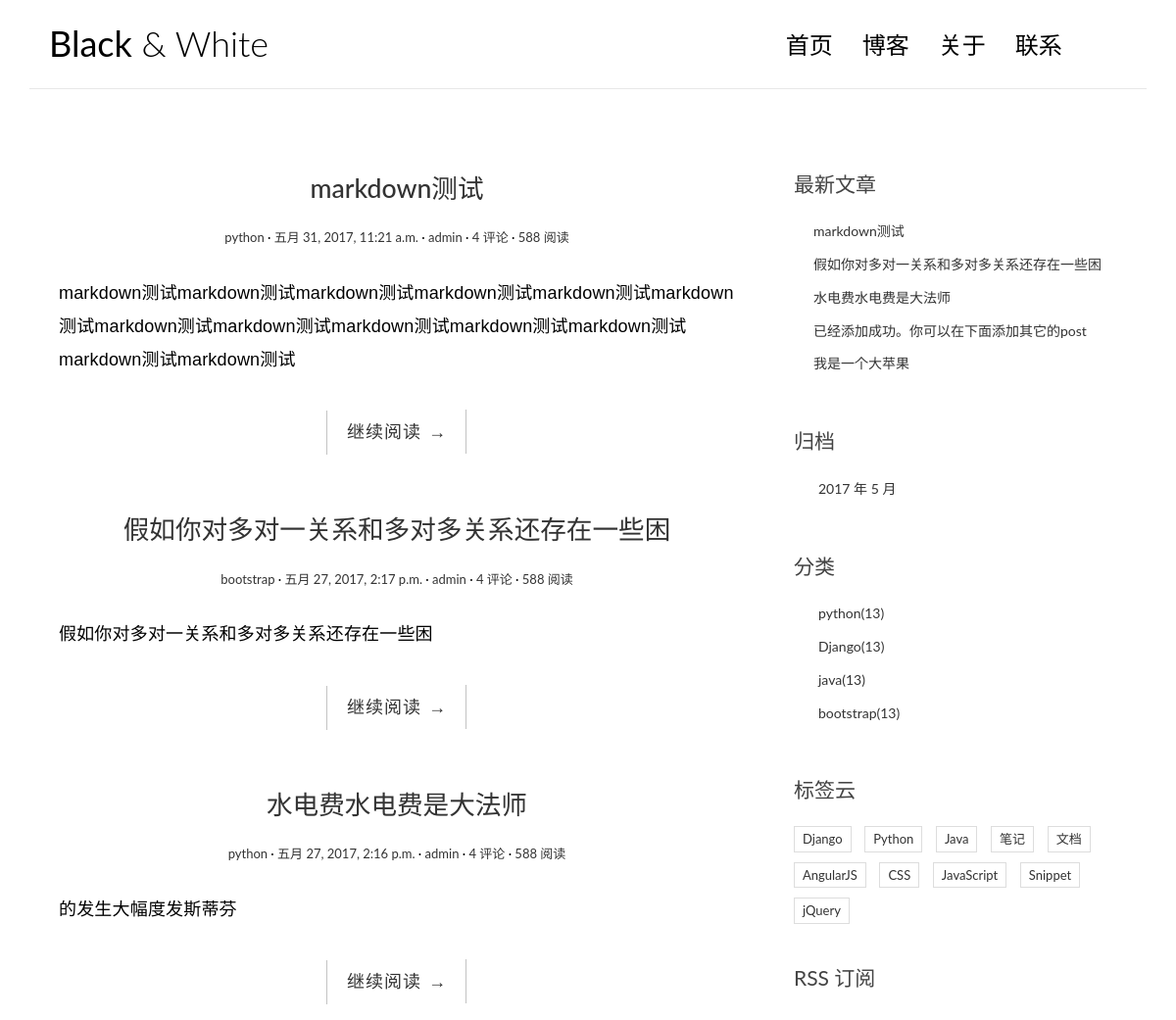
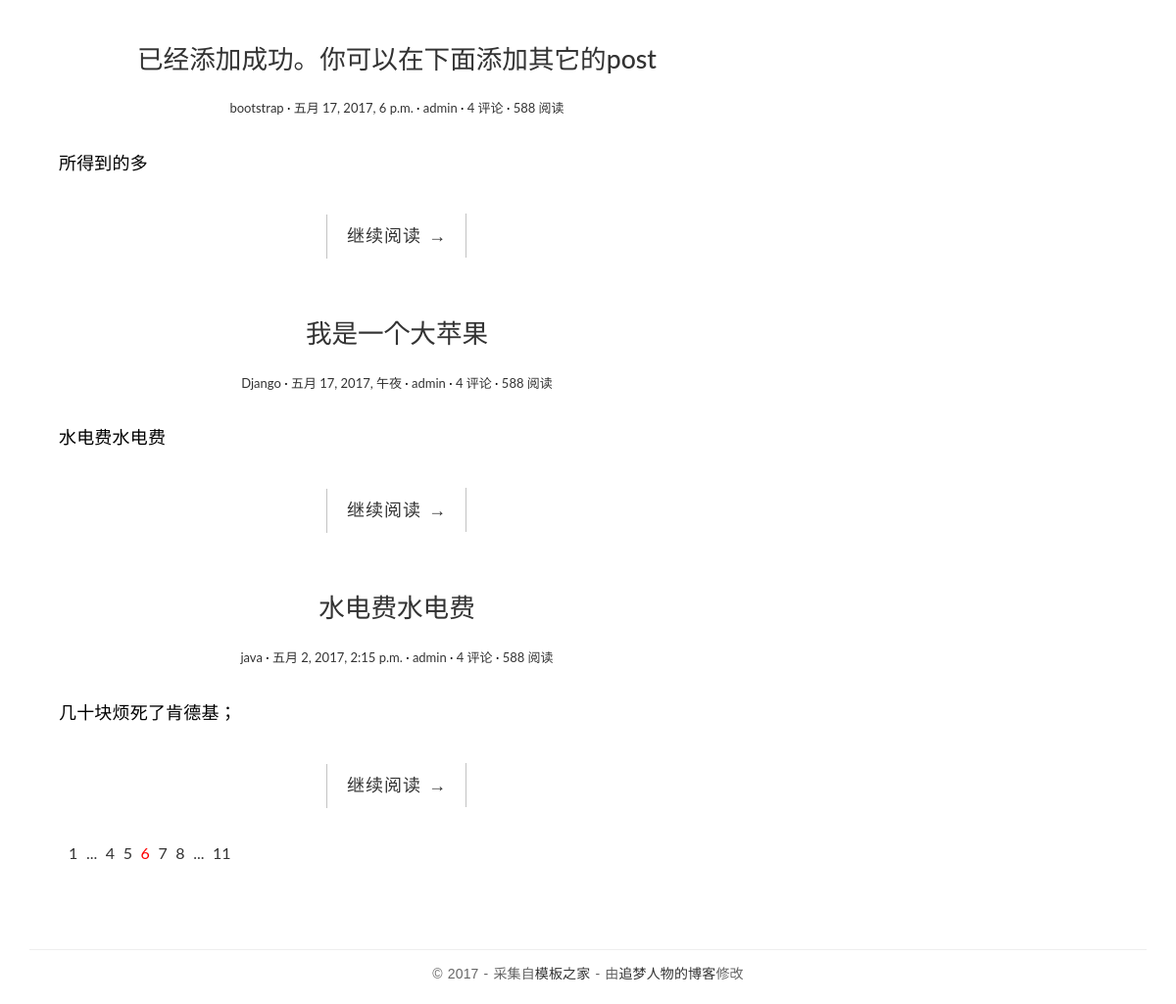
The page / on the database its author committed (2 pictures, top to bottom).
### blog/models.py (models this page shows, shortened)
class Post(models.Model):
    title = models.CharField(max_length=70)
    body = models.TextField()
    created_time = models.DateTimeField()
    modified_time = models.DateTimeField()
    excerpt = models.CharField(max_length=200,blank=True)
    category = models.ForeignKey(Category)
    tags = models.ManyToManyField(Tag,blank=True)
    author = models.ForeignKey(User)
    def get_absolute_url(self):
        return reverse('blog:detail',kwargs={'pk':self.pk})

class Category(models.Model):
    name = models.CharField(max_length=100)
    def __str__(self):
        return self.name

### blog/views.py (the view)
# urls.py: url(r'^$',views.index,name='index'),
def index(request):
    post_list =  Post.objects.all().order_by('-created_time')
    return render(request,'blog/index.html',context={
        'post_list':post_list
    })

### blog/templatetags/blog_tags.py (called while the page is built)
@register.simple_tag
def get_recent_posts(num=5):
    return Post.objects.all().order_by('-created_time')[:num]

@register.simple_tag
def archives():
    return Post.objects.dates('created_time','month',order='DESC')

@register.simple_tag
def get_categories():
    return Category.objects.all()

### templates/blog/index.html
{% extends "base.html" %}
{% block main %}
    {% for post in post_list %}
                    <article class="post post-1">
                        <header class="entry-header">
                            <h1 class="entry-title">
                                <a href="{{post.get_absolute_url}}">{{post.title}}</a>
                            </h1>
                            <div class="entry-meta">
                                <span class="post-category"><a href="#">{{post.category}}</a></span>
                                <span class="post-date"><a href="#"><time class="entry-date"
                                                                      datetime="2012-11-09T23:15:57+00:00">{{post.created_time}}</time></a></span>
                                <span class="post-author"><a href="#">{{post.author}}</a></span>
                                <span class="comments-link"><a href="#">4 评论</a></span>
                                <span class="views-count"><a href="#">588 阅读</a></span>
                            </div>
                        </header>
                        <div class="entry-content clearfix">
                            <p>{{post.excerpt}}
                            </p>
                            <div class="read-more cl-effect-14">
                                <a href="{{post.get_absolute_url}}" class="more-link">继续阅读 <span class="meta-nav">→</span></a>
                            </div>
                        </div>
                    </article>
                    {% empty %}
                    <div class="no-post">暂时还没有发布的文章！</div>
                    {% endfor %}
                    <div class="pagination">
                        <ul>
                            <li><a href="">1</a></li>
                            <li><a href="">...</a></li>
                            <li><a href="">4</a></li>
                            <li><a href="">5</a></li>
                            <li class="current"><a href="">6</a></li>
                            <li><a href="">7</a></li>
                            <li><a href="">8</a></li>
                            <li><a href="">...</a></li>
                            <li><a href="">11</a></li>
                        </ul>
                    </div>
{% endblock main %}

### templates/base.html (shortened to what this page needs)
{% load staticfiles %}
{% load blog_tags %}
<!DOCTYPE html>
<html>
<head>
    <link rel="stylesheet" href="{% static 'blog/css/bootstrap.min.css' %}">
    <link rel="stylesheet" href="http://code.ionicframework.com/ionicons/2.0.1/css/ionicons.min.css">
    <link rel="stylesheet" href="{% static 'blog/css/pace.css' %}">
    <link rel="stylesheet" href="{% static 'blog/css/custom.css' %}">
    <link rel="stylesheet" href="{% static 'blog/css/highlights/github.css' %}">
</head>
<body>
    <div class="container">
        <header id="site-header">
            <div class="row">
                <div class="col-md-4 col-sm-5 col-xs-8">
                    <div class="logo">
                        <h1><a href="{% url 'blog:index' %}"><b>Black</b> &amp; White</a></h1>
                    </div>
                </div>
                <div class="col-md-8 col-sm-7 col-xs-4">
                    <nav class="main-nav" role="navigation">
                        <div class="collapse navbar-collapse" id="bs-example-navbar-collapse-1">
                            <ul class="nav navbar-nav navbar-right">
                                <li class="cl-effect-11"><a href="{% url 'blog:index' %}" data-hover="首页">首页</a></li>
                                <li class="cl-effect-11"><a href="full-width.html" data-hover="博客">博客</a></li>
                                <li class="cl-effect-11"><a href="about.html" data-hover="关于">关于</a></li>
                                <li class="cl-effect-11"><a href="contact.html" data-hover="联系">联系</a></li>
                            </ul>
                        </div>
                    </nav>
                </div>
            </div>
        </header>
    </div>
    <div class="content-body">
        <div class="container">
            <div class="row">
                <main class="col-md-8">
                    {% block main %}
                    {% endblock main%}
                </main>
                <aside class="col-md-4">
                    <div class="widget widget-recent-posts">
                        <h3 class="widget-title">最新文章</h3>
                        {% get_recent_posts as recent_post_list %}
                        <ul>
                            {% for post in recent_post_list %}
                            <li>
                                <a href="{{post.get_absolute_url}}">{{post.title}}</a>
                            </li>
                            {% empty %}
                            暂无文章
                            {% endfor %}
                        </ul>
                    </div>
                    <div class="widget widget-archives">
                        <h3 class="widget-title">归档</h3>
                        {% archives as date_list %}
                        <ul>
                            {% for date in  date_list %}
                            <li>
                                <a href="{% url 'blog:archives' date.year date.month %}">{{date.year}} 年 {{date.month}} 月</a>
                            </li>
                            {% empty %}
                            暂无归档
                            {% endfor %}
                        </ul>
                    </div>
                    <div class="widget widget-category">
                        <h3 class="widget-title">分类</h3>
                        {% get_categories as category_list %}
                        <ul>
                            {% for category in category_list %}
                            <li>
                                <a href="{% url 'blog:category' category.pk %}">{{category.name}}<span class="post-count">(13)</span></a>
                            </li>
                            {% empty %}
                            暂无分类
                            {% endfor %}
                        </ul>
                    </div>
                    <div class="widget widget-tag-cloud">
                        <h3 class="widget-title">标签云</h3>
                        <ul>
                            <li>
                                <a href="#">Django</a>
                            </li>
                            <li>
                                <a href="#">Python</a>
                            </li>
                            <li>
                                <a href="#">Java</a>
                            </li>
                            <li>
                                <a href="#">笔记</a>
                            </li>
                            <li>
                                <a href="#">文档</a>
                            </li>
                            <li>
                                <a href="#">AngularJS</a>
                            </li>
                            <li>
                                <a href="#">CSS</a>
                            </li>
                            <li>
                                <a href="#">JavaScript</a>
                            </li>
                            <li>
                                <a href="#">Snippet</a>
                            </li>
                            <li>
                                <a href="#">jQuery</a>
                            </li>
                        </ul>
                    </div>
                    <div class="rss">
                        <a href=""> RSS 订阅</a>
                    </div>
                </aside>
            </div>
        </div>
    </div>
    <footer id="site-footer">
        <div class="container">
            <div class="row">
                <div class="col-md-12">
                    <p class="copyright">&copy 2017 - 采集自<a href="http://www.cssmoban.com/" target="_blank" title="模板之家">模板之家</a> - 由<a href="http://zmrenwu.com/"
                            title="网页模板" target="_blank">追梦人物的博客</a>修改
                    </p>
                </div>
            </div>
        </div>
    </footer>
</body>
</html>

### blog/static/blog/css/custom.css (style rules this page uses)
* { outline: none; }
h1, h2, h3, h4, h5, h6 { margin-top: 0; }
b { font-weight: 400; }
a { color: #333; }
body { color: #444; font-family: 'Lato', sans-serif; }
p { font-family: 'Ubuntu', sans-serif; font-weight: 400; word-spacing: 1px; letter-spacing: 0.01em; }
#site-header { background-color: #FFF; padding: 25px 20px; margin-bottom: 40px; border-bottom: 1px solid #e7e7e7; }
.logo h1 a { color: #000; }
.logo h1 { margin: 0; font-family: 'Lato', sans-serif; font-weight: 300; }
.main-nav { margin-top: 11px; max-width: 95%; }
.main-nav a { color: #000000 !important; padding: 0 0 5px 0 !important; margin-right: 30px; font-family: 'Lato', sans-serif; font-weight: 300; font-size: 24px; }
.cl-effect-11 a { padding: 10px 0; color: #0972b4; text-shadow: none; }
.cl-effect-11 a::before { position: absolute; top: 0; left: 0; overflow: hidden; padding: 0 0 5px 0 !important; max-width: 0; border-bottom: 1px solid #000; color: #000; content: attr(data-hover); white-space: nowrap; -webkit-transition: max-width 0.5s; -moz-transition: max-width 0.5s; transition: max-width 0.5s; }
.content-body { padding-bottom: 4em; }
.post { background: #fff; padding: 30px 30px 0; }
.entry-title { text-align: center; font-size: 1.9em; margin-bottom: 20px; line-height: 1.6; padding: 10px 20px 0; }
.entry-meta { text-align: center; color: #DDDDDD; font-size: 13px; margin-bottom: 30px; }
.entry-content { font-size: 18px; line-height: 1.9; font-weight: 300; color: #000; }
.post-category::after, .post-date::after, .post-author::after, .comments-link::after { content: ' ·'; color: #000; }
.read-more { font-family: 'Ubuntu', sans-serif; font-weight: 400; word-spacing: 1px; letter-spacing: 0.01em; text-align: center; margin-top: 20px; }
.cl-effect-14 a { padding: 0 20px; height: 45px; line-height: 45px; position: relative; display: inline-block; margin: 15px 25px; letter-spacing: 1px; font-weight: 400; text-shadow: 0 0 1px rgba(255, 255, 255, 0.3); }
.cl-effect-14 a::before, .cl-effect-14 a::after { position: absolute; width: 45px; height: 1px; background: #C3C3C3; content: ''; -webkit-transition: all 0.3s; -moz-transition: all 0.3s; transition: all 0.3s; pointer-events: none; }
.cl-effect-14 a::before { top: 0; left: 0; -webkit-transform: rotate(90deg); -moz-transform: rotate(90deg); transform: rotate(90deg); -webkit-transform-origin: 0 0; -moz-transform-origin: 0 0; transform-origin: 0 0; }
.cl-effect-14 a::after { right: 0; bottom: 0; -webkit-transform: rotate(90deg); -moz-transform: rotate(90deg); transform: rotate(90deg); -webkit-transform-origin: 100% 0; -moz-transform-origin: 100% 0; transform-origin: 100% 0; }
.widget { background: #fff; padding: 30px 0 0; }
.widget-title { font-size: 1.5em; margin-bottom: 20px; line-height: 1.6; padding: 10px 0 0; font-weight: 400; }
.widget-recent-posts ul { padding: 0; margin: 0; padding-left: 20px; }
.widget-recent-posts ul li { list-style-type: none; position: relative; line-height: 170%; margin-bottom: 10px; }
.widget-recent-posts ul li::before { content: '\f3d3'; font-family: "Ionicons"; position: absolute; left: -17px; top: 3px; font-size: 16px; color: #000; }
.widget-archives ul { padding: 0; margin: 0; padding-left: 25px; }
.widget-archives ul li { list-style-type: none; position: relative; line-height: 170%; margin-bottom: 10px; }
.widget-archives ul li::before { content: '\f3f3'; font-family: "Ionicons"; position: absolute; left: -25px; top: 1px; font-size: 16px; color: #000; }
.widget-category ul { padding: 0; margin: 0; padding-left: 25px; }
.widget-category ul li { list-style-type: none; position: relative; line-height: 170%; margin-bottom: 10px; }
.widget-category ul li::before { content: '\f3fe'; font-family: "Ionicons"; position: absolute; left: -25px; top: 1px; font-size: 18px; color: #000; }
.widget-tag-cloud ul { padding: 0; margin: 0; margin-right: -10px; }
.widget-tag-cloud ul li { list-style-type: none; font-size: 13px; display: inline-block; margin-right: 10px; margin-bottom: 10px; padding: 3px 8px; border: 1px solid #ddd; }
.rss { font-size: 21px; margin-top: 30px; }
.rss a { color: #444; }
#site-footer { padding-top: 10px; padding: 0 0 1.5em 0; }
.copyright { text-align: center; padding-top: 1em; margin: 0; border-top: 1px solid #eee; color: #666; }
.pagination ul { list-style: none; }
.pagination ul li { display: inline-block; font-size: 16px; margin-right: 5px; }
.current a { color: red; }

### rows shown on the page
Post: title "markdown测试", category "python", created_time "五月 31, 2017, 11:21 a.m.", author "admin", excerpt "markdown测试markdown测试markdown测试markdown测试markdown测试markdown测试markdown测试markdown测试markdown测试markdown测试markdown测试markdown测试markdown测试"
Post: title "假如你对多对一关系和多对多关系还存在一些困", category "bootstrap", created_time "五月 27, 2017, 2:17 p.m.", author "admin", excerpt "假如你对多对一关系和多对多关系还存在一些困"
Post: title "水电费水电费是大法师", category "python", created_time "五月 27, 2017, 2:16 p.m.", author "admin", excerpt "的发生大幅度发斯蒂芬"
Post: title "已经添加成功。你可以在下面添加其它的post", category "bootstrap", created_time "五月 17, 2017, 6 p.m.", author "admin", excerpt "所得到的多"
Post: title "我是一个大苹果", category "Django", created_time "五月 17, 2017, 午夜", author "admin", excerpt "水电费水电费"
Post: title "水电费水电费", category "java", created_time "五月 2, 2017, 2:15 p.m.", author "admin", excerpt "几十块烦死了肯德基；"
Category: name "python"
Category: name "Django"
Category: name "java"
Category: name "bootstrap"

### other values the page prints
{{ date.year }} "2017"
{{ date.month }} "5"
